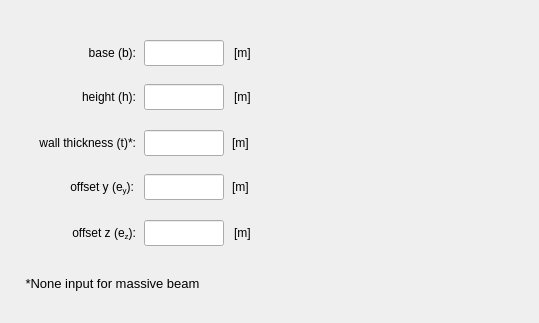
       <widget class="QWidget" name="tab_rectangular_section">
        <attribute name="title">
         <string>Rectangular</string>
        </attribute>
        <widget class="QLabel" name="label_4">
         <property name="geometry">
          <rect>
           <x>280</x>
           <y>4</y>
           <width>250</width>
           <height>310</height>
          </rect>
         </property>
         <property name="text">
          <string/>
         </property>
         <property name="pixmap">
          <pixmap>../../../../../../data/figures/Rectangular.PNG</pixmap>
         </property>
         <property name="scaledContents">
          <bool>true</bool>
         </property>
        </widget>
        <widget class="QLabel" name="label_6">
         <property name="geometry">
          <rect>
           <x>12</x>
           <y>272</y>
           <width>201</width>
           <height>23</height>
          </rect>
         </property>
         <property name="font">
          <font>
           <pointsize>10</pointsize>
           <weight>50</weight>
           <bold>false</bold>
          </font>
         </property>
         <property name="text">
          <string>&lt;html&gt;&lt;head/&gt;&lt;body&gt;&lt;p align=&quot;center&quot;&gt;*None input for massive beam&lt;/p&gt;&lt;/body&gt;&lt;/html&gt;</string>
         </property>
        </widget>
        <widget class="QLineEdit" name="lineEdit_offsetz_rectangular_section">
         <property name="geometry">
          <rect>
           <x>144</x>
           <y>220</y>
           <width>80</width>
           <height>26</height>
          </rect>
         </property>
         <property name="minimumSize">
          <size>
           <width>80</width>
           <height>26</height>
          </size>
         </property>
         <property name="maximumSize">
          <size>
           <width>80</width>
           <height>26</height>
          </size>
         </property>
         <property name="font">
          <font>
           <family>Arial</family>
           <pointsize>11</pointsize>
           <weight>75</weight>
           <italic>true</italic>
           <bold>true</bold>
          </font>
         </property>
         <property name="focusPolicy">
          <enum>Qt::StrongFocus</enum>
         </property>
         <property name="styleSheet">
          <string notr="true">color: rgb(255, 0, 0);</string>
         </property>
         <property name="alignment">
          <set>Qt::AlignCenter</set>
         </property>
        </widget>
        <widget class="QLineEdit" name="lineEdit_base_rectangular_section">
         <property name="geometry">
          <rect>
           <x>144</x>
           <y>40</y>
           <width>80</width>
           <height>26</height>
          </rect>
         </property>
         <property name="minimumSize">
          <size>
           <width>80</width>
           <height>26</height>
          </size>
         </property>
         <property name="maximumSize">
          <size>
           <width>80</width>
           <height>26</height>
          </size>
         </property>
         <property name="font">
          <font>
           <family>Arial</family>
           <pointsize>11</pointsize>
           <weight>75</weight>
           <italic>true</italic>
           <bold>true</bold>
          </font>
         </property>
         <property name="focusPolicy">
          <enum>Qt::StrongFocus</enum>
         </property>
         <property name="styleSheet">
          <string notr="true">color: rgb(255, 0, 0);</string>
         </property>
         <property name="alignment">
          <set>Qt::AlignCenter</set>
         </property>
        </widget>
        <widget class="QLineEdit" name="lineEdit_offsety_rectangular_section">
         <property name="geometry">
          <rect>
           <x>144</x>
           <y>174</y>
           <width>80</width>
           <height>26</height>
          </rect>
         </property>
         <property name="minimumSize">
          <size>
           <width>80</width>
           <height>26</height>
          </size>
         </property>
         <property name="maximumSize">
          <size>
           <width>80</width>
           <height>26</height>
          </size>
         </property>
         <property name="font">
          <font>
           <family>Arial</family>
           <pointsize>11</pointsize>
           <weight>75</weight>
           <italic>true</italic>
           <bold>true</bold>
          </font>
         </property>
         <property name="focusPolicy">
          <enum>Qt::StrongFocus</enum>
         </property>
         <property name="styleSheet">
          <string notr="true">color: rgb(255, 0, 0);</string>
         </property>
         <property name="alignment">
          <set>Qt::AlignCenter</set>
         </property>
        </widget>
        <widget class="QLineEdit" name="lineEdit_wall_thickness_rectangular_section">
         <property name="geometry">
          <rect>
           <x>144</x>
           <y>130</y>
           <width>80</width>
           <height>26</height>
          </rect>
         </property>
         <property name="minimumSize">
          <size>
           <width>80</width>
           <height>26</height>
          </size>
         </property>
         <property name="maximumSize">
          <size>
           <width>80</width>
           <height>26</height>
          </size>
         </property>
         <property name="font">
          <font>
           <family>Arial</family>
           <pointsize>11</pointsize>
           <weight>75</weight>
           <italic>true</italic>
           <bold>true</bold>
          </font>
         </property>
         <property name="focusPolicy">
          <enum>Qt::StrongFocus</enum>
         </property>
         <property name="styleSheet">
          <string notr="true">color: rgb(255, 0, 0);</string>
         </property>
         <property name="alignment">
          <set>Qt::AlignCenter</set>
         </property>
        </widget>
        <widget class="QLineEdit" name="lineEdit_height_rectangular_section">
         <property name="geometry">
          <rect>
           <x>144</x>
           <y>84</y>
           <width>80</width>
           <height>26</height>
          </rect>
         </property>
         <property name="minimumSize">
          <size>
           <width>80</width>
           <height>26</height>
          </size>
         </property>
         <property name="maximumSize">
          <size>
           <width>80</width>
           <height>26</height>
          </size>
         </property>
         <property name="font">
          <font>
           <family>Arial</family>
           <pointsize>11</pointsize>
           <weight>75</weight>
           <italic>true</italic>
           <bold>true</bold>
          </font>
         </property>
         <property name="focusPolicy">
          <enum>Qt::StrongFocus</enum>
         </property>
         <property name="styleSheet">
          <string notr="true">color: rgb(255, 0, 0);</string>
         </property>
         <property name="alignment">
          <set>Qt::AlignCenter</set>
         </property>
        </widget>
        <widget class="QLabel" name="label_100">
         <property name="geometry">
          <rect>
           <x>234</x>
           <y>40</y>
           <width>35</width>
           <height>26</height>
          </rect>
         </property>
         <property name="minimumSize">
          <size>
           <width>35</width>
           <height>26</height>
          </size>
         </property>
         <property name="maximumSize">
          <size>
           <width>35</width>
           <height>26</height>
          </size>
         </property>
         <property name="text">
          <string>[m]</string>
         </property>
         <property name="alignment">
          <set>Qt::AlignLeading|Qt::AlignLeft|Qt::AlignVCenter</set>
         </property>
        </widget>
        <widget class="QLabel" name="label_107">
         <property name="geometry">
          <rect>
           <x>234</x>
           <y>84</y>
           <width>35</width>
           <height>26</height>
          </rect>
         </property>
         <property name="minimumSize">
          <size>
           <width>35</width>
           <height>26</height>
          </size>
         </property>
         <property name="maximumSize">
          <size>
           <width>35</width>
           <height>26</height>
          </size>
         </property>
         <property name="text">
          <string>[m]</string>
         </property>
         <property name="alignment">
          <set>Qt::AlignLeading|Qt::AlignLeft|Qt::AlignVCenter</set>
         </property>
        </widget>
        <widget class="QLabel" name="label_109">
         <property name="geometry">
          <rect>
           <x>232</x>
           <y>130</y>
           <width>35</width>
           <height>26</height>
          </rect>
         </property>
         <property name="minimumSize">
          <size>
           <width>35</width>
           <height>26</height>
          </size>
         </property>
         <property name="maximumSize">
          <size>
           <width>35</width>
           <height>26</height>
          </size>
         </property>
         <property name="text">
          <string>[m]</string>
         </property>
         <property name="alignment">
          <set>Qt::AlignLeading|Qt::AlignLeft|Qt::AlignVCenter</set>
         </property>
        </widget>
        <widget class="QLabel" name="label_110">
         <property name="geometry">
          <rect>
           <x>232</x>
           <y>174</y>
           <width>35</width>
           <height>26</height>
          </rect>
         </property>
         <property name="minimumSize">
          <size>
           <width>35</width>
           <height>26</height>
          </size>
         </property>
         <property name="maximumSize">
          <size>
           <width>35</width>
           <height>26</height>
          </size>
         </property>
         <property name="text">
          <string>[m]</string>
         </property>
         <property name="alignment">
          <set>Qt::AlignLeading|Qt::AlignLeft|Qt::AlignVCenter</set>
         </property>
        </widget>
        <widget class="QLabel" name="label_111">
         <property name="geometry">
          <rect>
           <x>234</x>
           <y>220</y>
           <width>35</width>
           <height>26</height>
          </rect>
         </property>
         <property name="minimumSize">
          <size>
           <width>35</width>
           <height>26</height>
          </size>
         </property>
         <property name="maximumSize">
          <size>
           <width>35</width>
           <height>26</height>
          </size>
         </property>
         <property name="text">
          <string>[m]</string>
         </property>
         <property name="alignment">
          <set>Qt::AlignLeading|Qt::AlignLeft|Qt::AlignVCenter</set>
         </property>
        </widget>
        <widget class="QLabel" name="label_72">
         <property name="geometry">
          <rect>
           <x>4</x>
           <y>40</y>
           <width>132</width>
           <height>26</height>
          </rect>
         </property>
         <property name="minimumSize">
          <size>
           <width>132</width>
           <height>26</height>
          </size>
         </property>
         <property name="maximumSize">
          <size>
           <width>132</width>
           <height>26</height>
          </size>
         </property>
         <property name="text">
          <string>base (b):</string>
         </property>
         <property name="alignment">
          <set>Qt::AlignRight|Qt::AlignTrailing|Qt::AlignVCenter</set>
         </property>
        </widget>
        <widget class="QLabel" name="label_94">
         <property name="geometry">
          <rect>
           <x>4</x>
           <y>84</y>
           <width>132</width>
           <height>26</height>
          </rect>
         </property>
         <property name="minimumSize">
          <size>
           <width>132</width>
           <height>26</height>
          </size>
         </property>
         <property name="maximumSize">
          <size>
           <width>132</width>
           <height>26</height>
          </size>
         </property>
         <property name="text">
          <string>height (h):</string>
         </property>
         <property name="alignment">
          <set>Qt::AlignRight|Qt::AlignTrailing|Qt::AlignVCenter</set>
         </property>
        </widget>
        <widget class="QLabel" name="label_112">
         <property name="geometry">
          <rect>
           <x>4</x>
           <y>130</y>
           <width>132</width>
           <height>26</height>
          </rect>
         </property>
         <property name="minimumSize">
          <size>
           <width>132</width>
           <height>26</height>
          </size>
         </property>
         <property name="maximumSize">
          <size>
           <width>132</width>
           <height>26</height>
          </size>
         </property>
         <property name="text">
          <string>wall thickness (t)*:</string>
         </property>
         <property name="alignment">
          <set>Qt::AlignRight|Qt::AlignTrailing|Qt::AlignVCenter</set>
         </property>
        </widget>
        <widget class="QLabel" name="label_113">
         <property name="geometry">
          <rect>
           <x>2</x>
           <y>174</y>
           <width>132</width>
           <height>26</height>
          </rect>
         </property>
         <property name="minimumSize">
          <size>
           <width>132</width>
           <height>26</height>
          </size>
         </property>
         <property name="maximumSize">
          <size>
           <width>132</width>
           <height>26</height>
          </size>
         </property>
         <property name="text">
          <string>&lt;html&gt;&lt;head/&gt;&lt;body&gt;&lt;p&gt;offset y (e&lt;span style=&quot; vertical-align:sub;&quot;&gt;y&lt;/span&gt;):&lt;/p&gt;&lt;/body&gt;&lt;/html&gt;</string>
         </property>
         <property name="alignment">
          <set>Qt::AlignRight|Qt::AlignTrailing|Qt::AlignVCenter</set>
         </property>
        </widget>
        <widget class="QLabel" name="label_114">
         <property name="geometry">
          <rect>
           <x>4</x>
           <y>220</y>
           <width>132</width>
           <height>26</height>
          </rect>
         </property>
         <property name="minimumSize">
          <size>
           <width>132</width>
           <height>26</height>
          </size>
         </property>
         <property name="maximumSize">
          <size>
           <width>132</width>
           <height>26</height>
          </size>
         </property>
         <property name="text">
          <string>&lt;html&gt;&lt;head/&gt;&lt;body&gt;&lt;p&gt;offset z (e&lt;span style=&quot; vertical-align:sub;&quot;&gt;z&lt;/span&gt;):&lt;/p&gt;&lt;/body&gt;&lt;/html&gt;</string>
         </property>
         <property name="alignment">
          <set>Qt::AlignRight|Qt::AlignTrailing|Qt::AlignVCenter</set>
         </property>
        </widget>
       </widget>
